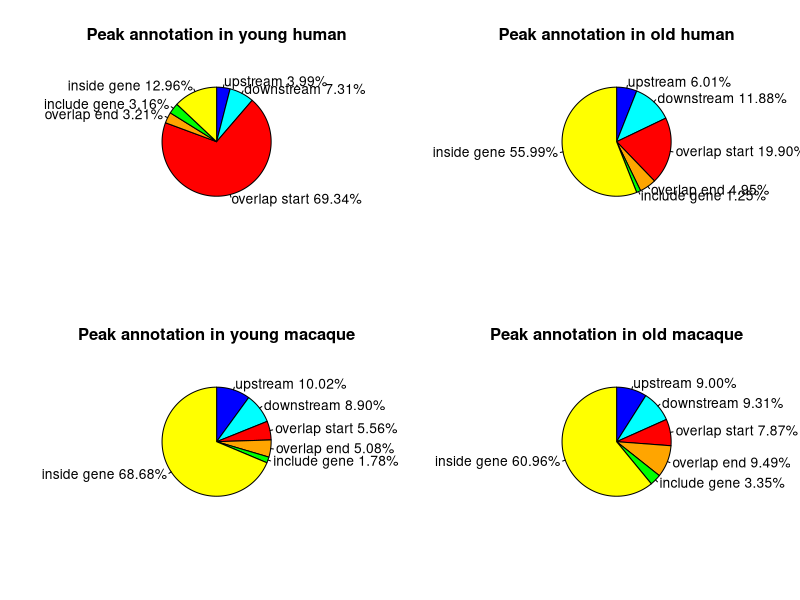
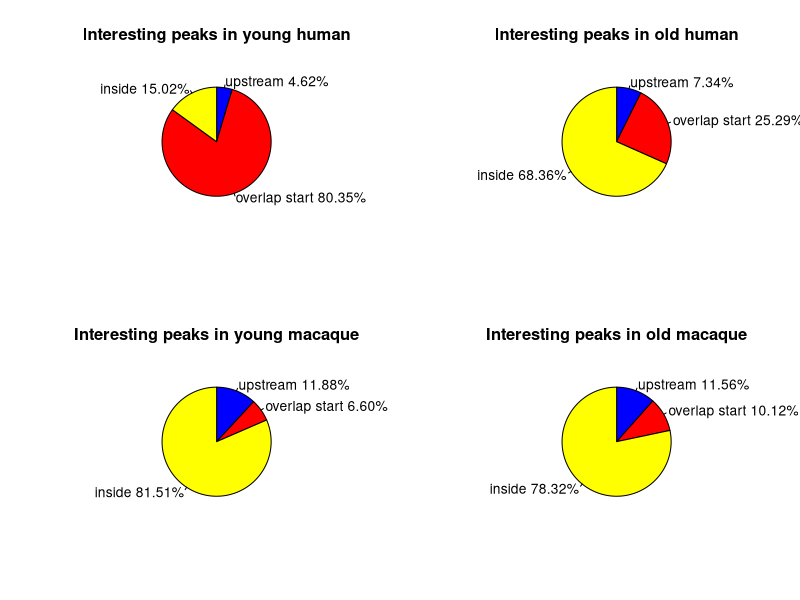

The R source for these figures, in order:
##R version 3.2.1##
###################
#make piecharts and VennDiagram with the annotations of peaks
###############################################################

library(VennDiagram)
require(grDevices)

pdf('pie_OvsY_YvsO-hum-mac.pdf', 12, 10)
par(mfrow=c(2, 2))

#pie for young human
fraction <- c(77, 141, 1337, 62, 61, 250)
names(fraction) <- c('upstream 3.99%', 'downstream 7.31%', 'overlap start 69.34%', 'overlap end 3.21%', 'include gene 3.16%', 'inside gene 12.96%')
pie(fraction, labels = names(fraction) , clockwise = TRUE, radius = 0.8, col = c('blue', 'cyan', 'red', 'orange', 'green', 'yellow'), main = 'Peak annotation in young human')

#pie for old human
fraction <- c(335, 662, 1109, 276, 70, 3120)
names(fraction) <- c('upstream 6.01%', 'downstream 11.88%', 'overlap start 19.90%', 'overlap end 4.95%', 'include gene 1.25%', 'inside gene 55.99%')
pie(fraction, labels = names(fraction) , clockwise = TRUE, radius = 0.8, col = c('blue', 'cyan', 'red', 'orange', 'green', 'yellow'), main = 'Peak annotation in old human')

#pie for young macaque
fraction <- c(63, 56, 35, 32, 11, 432)
names(fraction) <- c('upstream 10.02%', 'downstream 8.90%', 'overlap start 5.56%', 'overlap end 5.08%', 'include gene 1.78%', 'inside gene 68.68%')
pie(fraction, labels = names(fraction) , clockwise = TRUE, radius = 0.8, col = c('blue', 'cyan', 'red', 'orange', 'green', 'yellow'), main = 'Peak annotation in young macaque')

#pie for old macaque
fraction <- c(551, 570, 482, 581, 205, 3731)
lbls <- c('upstream 9.00%', 'downstream 9.31%', 'overlap start 7.87%', 'overlap end 9.49%', 'include gene 3.35%', 'inside gene 60.96%')
pie(fraction, labels = lbls , clockwise = TRUE, radius = 0.8, col = c('blue', 'cyan', 'red', 'orange', 'green', 'yellow'), main = 'Peak annotation in old macaque')

#pie for young human upstream or ovStart a gene
fraction <- c(77, 1337, 250)
names(fraction) <- c('upstream 4.62%', 'overlap start 80.35%', 'inside 15.02%')
pie(fraction, labels = names(fraction), clockwise = TRUE, radius = 0.8, col = c('blue', 'red', 'yellow'), main = 'Interesting peaks in young human')

#pie for old human upstream or ovStart a gene
fraction <- c(335, 1109, 3120)
names(fraction) <- c('upstream 7.34%', 'overlap start 25.29%', 'inside 68.36%')
pie(fraction, labels = names(fraction), clockwise = TRUE, radius = 0.8, col = c('blue', 'red', 'yellow'), main = 'Interesting peaks in old human')

#pie for young macaque upstream or ovStart a gene
fraction <- c(63, 35, 432)
names(fraction) <- c('upstream 11.88%', 'overlap start 6.60%', 'inside 81.51%')
pie(fraction, labels = names(fraction), clockwise = TRUE, radius = 0.8, col = c('blue', 'red', 'yellow'), main = 'Interesting peaks in young macaque')

#pie for old macaque upstream or ovStart a gene
fraction <- c(551, 482, 3731)
names(fraction) <- c('upstream 11.56%', 'overlap start 10.12%', 'inside 78.32%')
pie(fraction, labels = names(fraction), clockwise = TRUE, radius = 0.8, col = c('blue', 'red', 'yellow'), main = 'Interesting peaks in old macaque')

dev.off()
